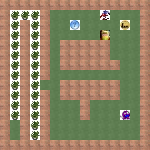

A level layout from a 2D game, rendered from its tile map. Below: a short description, then the map file with tile-grid data replaced by summaries:
An orthogonal 15x15 tile map with 10x10 px tiles, 2 tile layers (World, Objects), 1 hidden layer not drawn, 10 tilesets.

<map version="1.0" orientation="orthogonal" width="15" height="15" tilewidth="10" tileheight="10">
 <tileset firstgid="1" source="wall.tsx" />
 <tileset firstgid="2" source="grass.tsx" />
 <tileset firstgid="3" source="panda.tsx" />
 <tileset firstgid="4" source="monster1.tsx" />
 <tileset firstgid="5" source="food.tsx" />
 <tileset firstgid="6" source="fast.tsx" />
 <tileset firstgid="7" source="invincible.tsx" />
 <tileset firstgid="8" source="drunk.tsx" />
 <tileset firstgid="9" source="random.tsx" />
 <tileset firstgid="10" source="guard_monster.tsx" />
 <layer name="World" width="15" height="15">
  <data>[225 cells, 225 non-empty, 3 distinct tile ids]</data>
 </layer>
 <layer name="Character" width="15" height="15" visible="0">
  <data>[225 cells, 3 non-empty, 2 distinct tile ids]</data>
 </layer>
 <layer name="Objects" width="15" height="15">
  <data>[225 cells, 29 non-empty, 5 distinct tile ids]</data>
 </layer>
</map>